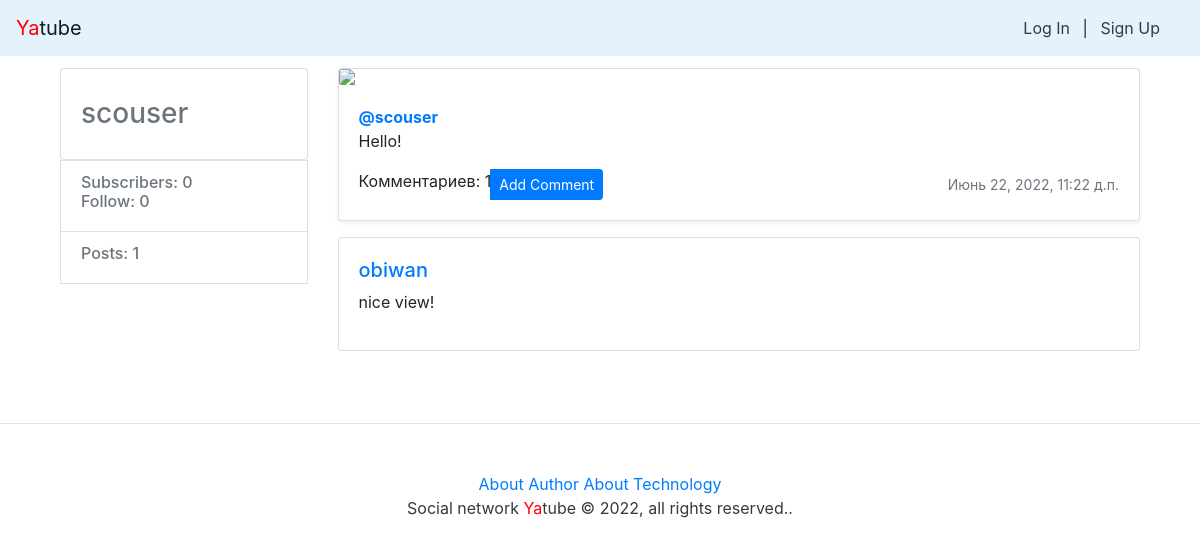
Page /scouser/2/ on the committed database.
### posts/models.py (models this page shows, shortened)
class Post(models.Model):
    text = models.TextField(
        "Текст",
        help_text="Дайте короткое описание поста"
    )
    pub_date = models.DateTimeField("date published", auto_now_add=True)
    author = models.ForeignKey(
        User,
        on_delete=models.CASCADE,
        related_name="posts")
    group = models.ForeignKey(
        Group,
        verbose_name="Choose a group",
        help_text="Select a group from existing",
        on_delete=models.SET_NULL,
        related_name="posts",
        blank=True,
        null=True)
    image = models.ImageField(upload_to="posts/", blank=True, null=True)
    class Meta:
        ordering = ["-pub_date"]

class Comment(models.Model):
    post = models.ForeignKey(
        Post,
        related_name="comments",
        on_delete=models.CASCADE,
        blank=True,
        null=True)
    author = models.ForeignKey(
        User,
        on_delete=models.CASCADE,
        related_name="comments")
    text = models.TextField(
        "Комментарий",
        help_text="Напишите комментарий"
    )
    created = models.DateTimeField("date created", auto_now_add=True)
    class Meta:
        ordering = ["created"]

### posts/views.py (the view)
# urls.py: path("<str:username>/<int:post_id>/", views.post_view, name="post"),
def post_view(request, username, post_id):
    post = get_object_or_404(Post, id=post_id, author__username=username)
    comments = post.comments.all()
    form = CommentForm()
    context = {
        'post': post,
        'author': post.author,
        'comments': comments,
        'form': form,
    }
    return render(request, 'post_view.html', context)

### users/context_processors_year.py (called while the page is built)
def year(request):
    year = dt.datetime.today().year
    return {
        'year': year
    }

### templates/post_view.html
{% extends "base.html" %}
{% block content %}
{% load user_filters %}
<main role="main" class="container">
        <div class="row">
            {% include "includes/author_card.html" with author=author %}
            <div class="col-md-9">
                {% include "includes/post_item.html" with post=post %}
                {% include "includes/comments.html" with comment=post.comment.all %}
            </div>
        </div>
</main>
{% endblock %}

### templates/base.html (shortened to what this page needs)
<!doctype html>
<html>
<head>
    {% load static %}
    <link rel="stylesheet" href="{% static 'bootstrap/dist/css/bootstrap.min.css' %}">
</head>
<body>
    {% include 'nav.html' %}
    <main>
        <div class="container">
            {% block content %}{% endblock content %}
            </div>
    </main>
        {% include 'footer.html' %}
</body>
</html>

### templates/nav.html
<nav class="navbar navbar-light" style="background-color: #e3f2fd;">
    <a class="navbar-brand" href="/"><span style="color:red">Ya</span>tube</a>
    <nav class="my-2 my-md-0 mr-md-3">
        {% if user.is_authenticated %}
        User: {{ user.username }}.
        <a class="p-2 text-dark" href="{% url 'new_post' %}">New Post</a>
        <a class="p-2 text-dark" href="{% url 'password_change' %}">Change Password</a>
        <a class="p-2 text-dark" href="{% url 'logout' %}">Log Out</a>
        {% else %}
        <a class="p-2 text-dark" href="{% url 'login' %}">Log In</a> |
        <a class="p-2 text-dark" href="{% url 'signup' %}">Sign Up</a>
        {% endif %}
    </nav>
</nav>

### templates/includes/author_card.html (shortened to what this page needs)
<div class="col-md-3 mb-3 mt-1">
    <div class="card">
        <div class="card-body">
            <div class="h3 text-muted">
                {{ author.get_username }}
            </div>
        </div>
    </div>
    <li class="list-group-item">
        <div class="h6 text-muted">
            Subscribers: {{author.following.count}} <br />
            Follow: {{author.follower.count}}
        </div>
    </li>
    <li class="list-group-item">
        <div class="h6 text-muted">
            Posts: {{ author.posts.count }}
        </div>
    </li>
</div>

### templates/includes/post_item.html (shortened to what this page needs)
<div class="card mb-3 mt-1 shadow-sm">
    {% load thumbnail %}
    {% thumbnail post.image "960x339" crop="center" upscale=True as im %}
    <img class="card-img" src="{{ im.url }}" />
    {% endthumbnail %}
    <div class="card-body">
      <p class="card-text">
        <a name="post_{{ post.id }}" href="{% url 'profile' post.author.username %}">
          <strong class="d-block text-gray-dark">@{{ post.author }}</strong>
        </a>
        {{ post.text|linebreaksbr }}
      </p>
      <div class="d-flex justify-content-between align-items-center">
        <div class="btn-group">
          {% if post.comments.exists %}
          <div>
            Комментариев: {{ post.comments.count }}
          </div>
          {% endif %}
          <a class="btn btn-sm btn-primary" href="{% url 'post' post.author.username post.id %}" role="button">
            Add Comment
          </a>
        </div>
        <small class="text-muted">{{ post.pub_date }}</small>
      </div>
    </div>
  </div>

### templates/includes/comments.html (shortened to what this page needs)
{% load user_filters %}
{% for item in comments %}
<div class="media card mb-4">
    <div class="media-body card-body">
        <h5 class="mt-0">
            <a href="{% url 'profile' item.author.username %}" name="comment_{{ item.id }}">
                {{ item.author.username }}
            </a>
        </h5>
        <p>{{ item.text | linebreaksbr }}</p>
    </div>
</div>
{% endfor %}

### templates/footer.html
<footer class="pt-4 my-md-5 pt-md-5 border-top">
  <p class="m-0 text-dark text-center ">
    <a href="{% url 'about:author' %}">About Author</a>
    <a href="{% url 'about:tech' %}">About Technology</a>
  </p>
  <p class="m-0 text-dark text-center ">Social network <span style="color:red">Ya</span>tube © {{ year }}, all rights reserved..</p>
</footer>

### rows in the picture
Post: author "scouser", text "Hello!", comments.count "1", pub_date "Июнь 22, 2022, 11:22 д.п."
Comment: author.username "obiwan", text "nice view!"

### other values in the picture
{{ author.get_username }} "scouser"
{{ author.following.count }} "0"
{{ author.follower.count }} "0"
{{ author.posts.count }} "1"
